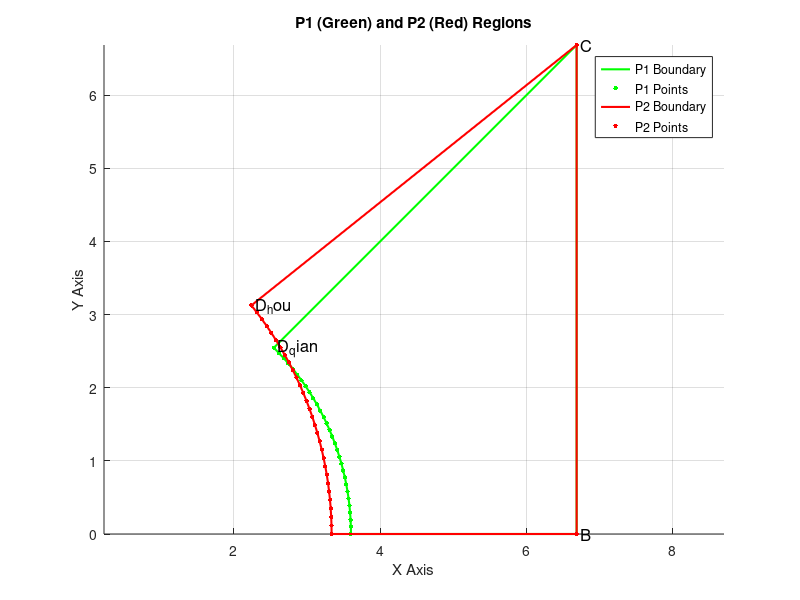

The MATLAB script that drew this image: (Note: this script raises an error after producing the figure.)
clc; clear; close all; 

% **Parameter Definition**
P = 16.7;   % Structure size parameter
D = 10;     % Diameter of the circular region
f_g = 0.98;  % Base flow coefficient
f_0 = 1;    % Maximum flow coefficient
m = 7;      % Power exponent
W = 1.665;  
R0 = D / 2;   % Initial radius
Rnew = 0.72*R0;

% **Create polar coordinate grid**
theta = linspace(0, pi / 4, 50);  
r = linspace(0, (P/2-W) * sqrt(2), 50); 
[THETA, R] = meshgrid(theta, r);

% **Compute flow field**（图2需要条件这
sec_theta = 1 ./ cos(THETA);
f_c = f_g + (f_0 - f_g) .* (1 - ((sqrt(2) - sec_theta) / (sqrt(2) - 1)).^m);
F = f_c .* (1 - (1 - (R - Rnew ) ./ ((P / 2-W) .* sec_theta -Rnew )).^m);
F(R <= Rnew ) = 0; 

% **Convert to Cartesian coordinates**
[X, Y] = pol2cart(THETA, R);
X_data = [X(:), Y(:)];
F_data = F(:);

% **Compute P2 structured grid**
theta_hou = atan((P/2-W) / (P/2));
arc_theta_hou = linspace(theta_hou, 0, 30);
arc_theta_qian = linspace(pi/4, 0, 30); 
R_qian = 0.72*R0; 
R_hou = R0; 
arc_x_qian = R_qian * cos(arc_theta_qian);  
arc_y_qian = R_qian * sin(arc_theta_qian);
arc_x_hou = R_hou * cos(arc_theta_hou)-W;
arc_y_hou = R_hou * sin(arc_theta_hou);
arc_points_hou = [arc_x_hou', arc_y_hou'];
arc_points_qian = [arc_x_qian', arc_y_qian'];
B = [P/2-W, 0];                  
C = [P/2-W, P/2-W];                
D_hou = [R_hou * cos(theta_hou)-W , R_hou * sin(theta_hou)];
D_qian = [R_qian * cos(pi/4) , R_qian * sin(pi/4)];
P1_points = [arc_points_qian; B; C; D_qian];
P2_points = [arc_points_hou; B; C; D_hou];

% **Plot P1 and P2**
figure(1); 
hold on; 
axis equal; 
grid on;
% **Plot P1 (Green)**
plot(P1_points(:,1), P1_points(:,2), 'g-', 'LineWidth', 1.5);
scatter(P1_points(:,1), P1_points(:,2), 10, 'g', 'filled');

% **Plot P2 (Red)**
plot(P2_points(:,1), P2_points(:,2), 'r-', 'LineWidth', 1.5);
scatter(P2_points(:,1), P2_points(:,2), 10, 'r', 'filled');

% **Label key points**
text(B(1), B(2), ' B', 'FontSize', 12, 'Color', 'black');
text(C(1), C(2), ' C', 'FontSize', 12, 'Color', 'black');
text(D_qian(1), D_qian(2), ' D_qian', 'FontSize', 12, 'Color', 'black');
text(D_hou(1), D_hou(2), ' D_hou', 'FontSize', 12, 'Color', 'black');

xlabel('X Axis');
ylabel('Y Axis');
title('P1 (Green) and P2 (Red) Regions');
legend('P1 Boundary', 'P1 Points', 'P2 Boundary', 'P2 Points');
hold off;

P1_area = polyarea(P1_points(:,1), P1_points(:,2));
P2_area = polyarea(P2_points(:,1), P2_points(:,2));
juxing_area = 0 * (P / 2);

% **Output the areas of P1 and P2**
fprintf('P1 structured grid area: %.4f\n', P1_area);
fprintf('P2 structured grid area: %.4f\n', P2_area);
fprintf('Rectangle area: %.4f\n', juxing_area);
fprintf('Total area before interpolation: %.4f\n', juxing_area + P2_area);


% **Create P2 structured grid**
P2_x = linspace(min(P2_points(:,1)), max(P2_points(:,1)), 400);
P2_y = linspace(min(P2_points(:,2)), max(P2_points(:,2)), 400);
[P2_X, P2_Y] = meshgrid(P2_x, P2_y);

[in, ~] = inpolygon(P2_X, P2_Y, P2_points(:,1), P2_points(:,2));
P2_X(~in) = NaN;
P2_Y(~in) = NaN;

% **RBF interpolation**
X_train = [X(:), Y(:)];
F_train =  F_data;
valid_idx = ~isnan(X_train(:,1)) & ~isnan(X_train(:,2));
X_train = X_train(valid_idx, :);
F_train = F_train(valid_idx);

X_target = [P2_X(:), P2_Y(:)];
valid_target_idx = ~isnan(X_target(:,1)) & ~isnan(X_target(:,2));
X_target = X_target(valid_target_idx, :);

D_train = pdist2(X_train, X_train);
sigma = 0.15*median(D_train(:));  
rbf_func = @(r) exp(-(r / sigma).^2);
Phi_train = rbf_func(D_train);
lambda = 1e-6;  
Phi_train = Phi_train + lambda * eye(size(Phi_train));
weights = Phi_train \ F_train;

D_target = pdist2(X_target, X_train);
Phi_target = rbf_func(D_target);

F_P2_grid = NaN(size(P2_X));
F_P2_grid(valid_target_idx) = Phi_target * weights;



% **Merge P2 grid and right rectangular grid**
X_combined = [P2_X]; 
Y_combined = [P2_Y]; 
F_combined = [F_P2_grid];

F_combined(isnan(F_combined)) = 0; % Avoid NaN affecting visualization

% **Figure 2: Flow field before interpolation (Cartesian coordinates)**
figure(2);
surf(X, Y, F, 'EdgeColor', 'none');
colormap('jet'); 
colorbar;
xlabel('X'); ylabel('Y'); zlabel('F');
title('Flow field before interpolation (Cartesian coordinates)');

% **Figure 3: Interpolated complete flow field**
figure(3);
surf(P2_X, P2_Y, F_P2_grid, 'EdgeColor', 'none');
colormap('jet'); 
colorbar;
xlabel('X'); ylabel('Y'); zlabel('F');
title('Interpolated flow field');

% **Figure 4: Grid shape comparison before and after interpolation (Cartesian coordinates)**
figure(4);
hold on;
scatter(X_data(:,1), X_data(:,2), 10, 'b', 'filled');  
scatter(P2_X(:), P2_Y(:), 10, 'r', 'filled');   
PXX=P2_X(:);
PYY=P2_Y(:);

% 将 NaN 替换为 0
PXX(isnan(PXX)) = 0;
PYY(isnan(PYY)) = 0;


% 设置轴标签
xlabel('\it X\rm, mm', 'FontName', 'Times New Roman', 'FontSize', 14, 'Interpreter', 'tex');
ylabel('\it Y\rm, mm', 'FontName', 'Times New Roman', 'FontSize', 14, 'Interpreter', 'tex');

% 设置 legend 并调整符号大小
h = legend('Background Grid', 'Foreground Grid', 'Location', 'northwest');
set(h, 'Box', 'off');                
set(h, 'FontName', 'Times New Roman'); 
set(h, 'FontSize', 14);     
set(gcf, 'Renderer', 'painters'); % 使用矢量渲染
h.ItemTokenSize = [20, 10]; % **放大 legend 符号**

daspect([1 1 0.5]); % X and Y axes equal, Z scaled dynamically

% **设置坐标轴格式，确保所有刻度可见**
set(gca, 'FontSize', 14, 'FontName', 'Times New Roman');
set(gca, 'LineWidth', 2);
box on; % **确保所有框线显示**

% **确保所有刻度都显示**
xticks(min(X_data(:,1)):1:max(X_data(:,1))); % X 轴刻度
yticks(min(X_data(:,2)):1:max(X_data(:,2))); % Y 轴刻度

% **设置轴颜色确保所有刻度都可见**
set(gca, 'XColor', 'k', 'YColor', 'k'); % 确保 X、Y 轴的刻度线显示
set(gca, 'TickDir', 'in');  % 让刻度向外

% 设置 x 和 y 轴范围
xlim([0 max(X_data(:,1))]);
ylim([0 max(X_data(:,2))]);

hold off;



% **Figure 5: Merged flow field**


figure(5);
surf(X_combined, Y_combined, F_combined, 'EdgeColor', 'none'); 
colormap(jet);
colorbar;

% **Set labels with Times New Roman Italic**
xlabel('\it X\rm, mm', 'FontName', 'Times New Roman', 'FontSize', 14, 'Interpreter', 'tex');
ylabel('\it Y\rm, mm', 'FontName', 'Times New Roman', 'FontSize', 14, 'Interpreter', 'tex');
zlabel('\it f\rm_{sub,\iti}', 'FontName', 'Times New Roman', 'FontSize', 14, 'Interpreter', 'tex');
title({'1 / 4 edge subchannel (type B)','<\itW>=\rm0.389 m/s'}, 'FontName', 'Times New Roman', 'FontSize', 14);

% **Ensure X and Y axes have equal scaling but leave Z free**
daspect([1 1 0.5]); % X and Y axes equal, Z scaled dynamically

% **Set tick intervals to 1**
xticks(0:1:max(X_combined(:)));
yticks(min(Y_combined(:)):1:max(Y_combined(:)));
% % zticks(min( F_final):1:max( F_final));
xlim([-W 7]);
ylim([0 max(Y_combined(:))]);
% zlim([0 max(F_final)]);
% **Set grid and view**
grid on;
view(30, 40);
% **设置 X, Y, Z 轴的线条更粗**
set(gca, 'LineWidth', 2);
set(gca, 'FontSize', 14, 'FontName', 'Times New Roman');





% **Find the maximum value of F_final and its index**
[max_F, max_idx] = max(F_combined(:)); % Find the maximum value
max_X = X_combined(max_idx); % Get the corresponding X coordinate
max_Y = Y_combined(max_idx); % Get the corresponding Y coordinate
hold on;
plot3(max_X, max_Y, max_F, 'bo', 'MarkerSize', 14, 'MarkerFaceColor', 'b'); % Mark maximum value
text(max_X-W/2, max_Y, max_F+0.4,  sprintf('\\it f\\rm_{c,\\iti}: %.2f', max_F), ...
    'FontSize', 14, 'FontName', 'Times New Roman', 'Color', 'r', 'Interpreter', 'tex');
scatter3(D/2+W, 0, 0.98, 200, [0.5, 1, 1], 'filled'); 
text(D/2+W, -2.4, 0.98+0.4,sprintf('\\it f\\rm_{g,\\iti}: %.2f', 0.98), ...
    'FontSize', 14, 'FontName', 'Times New Roman', ...
    'Interpreter', 'tex', 'Color', 'r');

% **Add a cylinder (fuel rod) centered at (0,0)**



% **定义圆柱参数**
x_center = -W;  % 圆柱中心 x 变为 -W
y_center = 0;   % 圆柱中心 y 不变
z_min = min(F_combined(:)); % 圆柱底部
z_max = max(F_combined(:)); % 圆柱顶部
radius = 5;  % 圆柱半径
num_points = 50;  % 控制圆柱平滑度
cyl_color = [0.8, 0.7, 1]; % **浅紫色**
alpha_value = 0.5; % **透明度 (0=完全透明, 1=完全不透明)**

% **创建圆柱的外表面**
theta = linspace(0, pi/2, num_points);  % 角度范围 (1/4 圆柱)
z_cyl = linspace(z_min, z_max, num_points)';  % 高度方向划分

[Theta, Z_cyl] = meshgrid(theta, z_cyl);
R = radius * ones(size(Theta));  % 设定固定半径

% **转换为直角坐标**
X_cyl = R .* cos(Theta) - W; % 调整中心到 (-W, 0)
Y_cyl = R .* sin(Theta);

hold on;

% **绘制 1/4 透明圆柱**
surf(X_cyl, Y_cyl, Z_cyl, 'FaceColor', cyl_color, 'EdgeColor', 'none', 'FaceAlpha', alpha_value);

% **封闭底部（1/4圆形，透明）**
theta_bottom = linspace(0, pi/2, num_points);  % 1/4 圆的角度
X_bottom = radius * cos(theta_bottom) - W; % 调整 X 坐标
Y_bottom = radius * sin(theta_bottom);
Z_bottom = z_min * ones(size(X_bottom));  % 设置底部Z值
fill3([x_center X_bottom], [y_center Y_bottom], [z_min Z_bottom], cyl_color, 'EdgeColor', 'none', 'FaceAlpha', alpha_value); % 底部透明封闭

% **封闭顶部（1/4圆形，透明）**
Z_top = z_max * ones(size(X_bottom));  % 设置顶部Z值
fill3([x_center X_bottom], [y_center Y_bottom], [z_max Z_top], cyl_color, 'EdgeColor', 'none', 'FaceAlpha', alpha_value); % 顶部透明封闭

% **在圆柱顶面中心添加 "rod" 文字**
text(x_center + radius/2, y_center + radius/2, z_max+ 0.2, 'Fuel rod', ...
    'FontSize', 14, 'FontName', 'Times New Roman', 'Color', 'r', ...
    'HorizontalAlignment', 'center');


% set(gcf, 'Renderer', 'painters'); % 使用矢量渲染
% print('-clipboard', '-dmeta');     % 复制到剪贴板为矢量格式
hold off;











% **Compute grid spacing in X and Y directions**
dx = diff(X_combined, 1, 2); % X (size: rows, cols-1)
dy = diff(Y_combined, 1, 1); % Y (size: rows-1, cols)

% **Ensure dx and dy do not contain NaN values**
dx(isnan(dx)) = 0;
dy(isnan(dy)) = 0;

% **Compute the area of grid cells**
dx_avg = 0.5 * (dx(1:end-1, :) + dx(2:end, :)); 
dy_avg = 0.5 * (dy(:, 1:end-1) + dy(:, 2:end)); 

% **Ensure area calculation does not contain NaN values**
cell_area = dx_avg .* dy_avg;
cell_area(isnan(cell_area)) = 0; % Avoid NaN affecting the calculation

% **Debugging: Print the minimum and maximum grid cell area**
fprintf('Debug Info: Minimum computed grid cell area: %.4f, Maximum computed grid cell area: %.4f\n', min(cell_area(:)), max(cell_area(:)));

% **Filter valid regions of F_combined (remove NaN values)**
valid_mask = ~isnan(F_combined(2:end, 2:end));

% **Ensure NaN regions do not affect the calculation**
cell_area(~valid_mask) = 0;
F_valid = F_combined(2:end, 2:end);
F_valid(~valid_mask) = 0;

% **Compute the actual 2D flow field area**
actual_area = sum(cell_area(:)); 

% **Prevent division by zero**
if actual_area == 0
    area_weighted_avg = NaN;
else
    area_weighted_avg = sum(F_valid(:) .* cell_area(:)) / actual_area;
end

% **Final output**
Paranjape=0.68*f_0+0.22*f_g;
fprintf('Interpolated flow field area (2D calculation): %.3f\n', actual_area);
fprintf('Flow field area weighted average: %.3f\n', area_weighted_avg);
fprintf('Paranjape area weighted average flow field value: %.3f\n', Paranjape);

% **RBF 训练效果评估**
% **拆分数据集**
num_samples = size(X_train, 1);
rand_indices = randperm(num_samples);  % 随机打乱索引
train_size = round(0.8 * num_samples); % 80% 训练，20% 测试

train_indices = rand_indices(1:train_size);
test_indices = rand_indices(train_size+1:end);

X_train_sub = X_train(train_indices, :);
F_train_sub = F_train(train_indices);

X_test = X_train(test_indices, :);
F_test = F_train(test_indices);

% **重新计算 RBF 权重 (仅使用 80% 训练数据)**
D_train = pdist2(X_train_sub, X_train_sub);
sigma = 0.15 * median(D_train(:));  % 计算 sigma
rbf_func = @(r) exp(-(r / sigma).^2);
Phi_train = rbf_func(D_train);
lambda = 1e-6;  
Phi_train = Phi_train + lambda * eye(size(Phi_train));
weights = Phi_train \ F_train_sub;

% **对测试数据集进行预测**
D_test = pdist2(X_test, X_train_sub);
Phi_test = rbf_func(D_test);
F_pred = Phi_test * weights; % 预测流场值

% **计算误差**
mse = mean((F_test - F_pred).^2);  % 均方误差 (MSE)
rmse = sqrt(mse);  % 均方根误差 (RMSE)
ss_total = sum((F_test - mean(F_test)).^2);  % 总体平方和
ss_residual = sum((F_test - F_pred).^2);  % 残差平方和
r2 = 1 - (ss_residual / ss_total);  % R²（决定系数）

% **输出误差指标**
fprintf('RBF 训练效果评估:\n');
fprintf('均方误差 (MSE): %.6f\n', mse);
fprintf('均方根误差 (RMSE): %.6f\n', rmse);
fprintf('决定系数 (R²): %.4f\n', r2);

% **绘制预测值与真实值的对比**
% 归一化 F_test 和 F_pred（Min-Max 归一化）
F_test_norm = (F_test - min(F_test)) / (max(F_test) - min(F_test));
F_pred_norm = (F_pred - min(F_test)) / (max(F_test) - min(F_test));

figure(8);
scatter(F_test_norm, F_pred_norm, 30, 'b', 'filled'); hold on;
plot([min(F_test_norm), max(F_test_norm)], [min(F_test_norm), max(F_test_norm)], 'r--', 'LineWidth', 1.5);
title('80% for training, 20% for predicting');

% 设置轴标签
xlabel('\it F\rm_{test}, -', 'FontName', 'Times New Roman', 'FontSize', 14, 'Interpreter', 'tex');
ylabel('\it F\rm_{pred}, -', 'FontName', 'Times New Roman', 'FontSize', 14, 'Interpreter', 'tex');

% 设置 legend 并调整符号大小
h = legend('Predicted values', 'True values', 'Location', 'northwest');
set(h, 'Box', 'off');                
set(h, 'FontName', 'Times New Roman'); 
set(h, 'FontSize', 14); 
set(gcf, 'Renderer', 'painters'); % 使用矢量渲染
h.ItemTokenSize = [20, 10]; % **放大 legend 符号**

daspect([1 1 0.5]); % X and Y axes equal, Z scaled dynamically

% **设置坐标轴格式，确保所有刻度可见**
set(gca, 'FontSize', 14, 'FontName', 'Times New Roman');
set(gca, 'LineWidth', 2);
box on; % **确保所有框线显示**

% **确保所有刻度都显示**
xticks(min(F_test_norm):0.2:max(F_test_norm)); % X 轴刻度
yticks(min(F_test_norm):0.2:max(F_test_norm)); % Y 轴刻度

% **设置轴颜色确保所有刻度都可见**
set(gca, 'XColor', 'k', 'YColor', 'k'); % 确保 X、Y 轴的刻度线显示
set(gca, 'TickDir', 'in');  % 让刻度向内

% 设置 x 和 y 轴范围
xlim([0 1]);
ylim([0 1]);

% 找到图的中心
x_center = (min(F_test_norm) + max(F_test_norm)) / 2;
y_center = (min(F_pred_norm) + max(F_pred_norm)) / 2;

% 计算新的 R²、MSE 和 RMSE
r2_norm = 1 - sum((F_test_norm - F_pred_norm).^2) / sum((F_test_norm - mean(F_test_norm)).^2);
mse_norm = mean((F_test_norm - F_pred_norm).^2);
rmse_norm = sqrt(mse_norm);

% 在图中间标注 R² 值
text(x_center-0.2, y_center+0.1, sprintf('R^{2} = %.3f\nMSE = %.3f\nRMSE = %.3f', r2_norm, mse_norm, rmse_norm), ...
    'FontSize', 14, 'FontWeight', 'bold', 'FontName', 'Times New Roman', ...
    'HorizontalAlignment', 'center', 'BackgroundColor', 'w','color','r');

hold off;
fprintf('Min/Max of F_test (normalized): %.4f / %.4f\n', min(F_test_norm), max(F_test_norm));
fprintf('Min/Max of F_pred (normalized): %.4f / %.4f\n', min(F_pred_norm), max(F_pred_norm));

